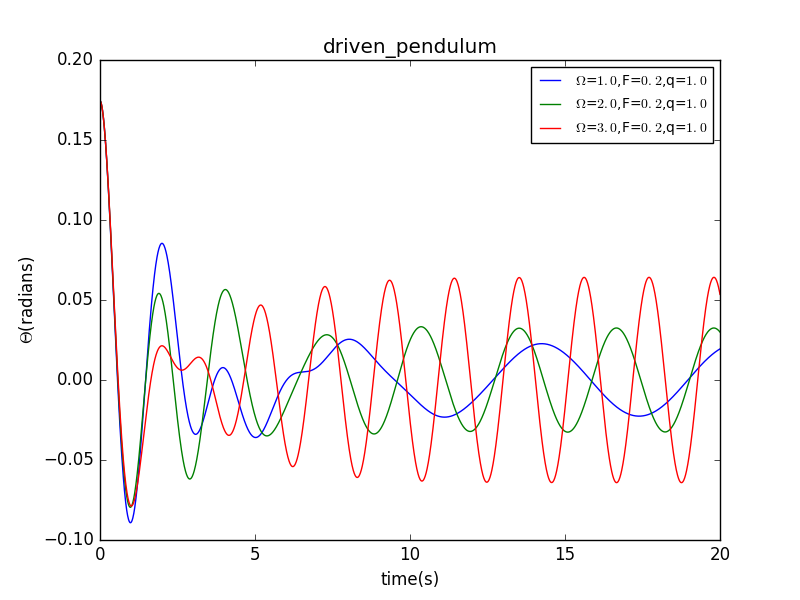

Reproduce this figure in Python.
import math
import matplotlib.pyplot as plt

g=9.8
l=1.0
class driven_pendulum():
    def __init__(self,_omg0,_theta0,_dt,_time,_t0,_q,_FD,_Omega):
        self.omg=[_omg0]
        self.theta=[_theta0]
        self.t=[_t0]
        self.time=_time
        self.dt=_dt
        self.n=int(_time/_dt)
        self.q=_q
        self.FD=_FD
        self.Omega=_Omega
    def calculate(self):
        for i in range(self.n):
            self.omg.append(self.omg[-1]-g/l*self.theta[-1]*self.dt-self.q*self.omg[-1]*self.dt+self.FD*math.sin(self.Omega*self.t[-1])*self.dt)
            self.theta.append(self.theta[-1]+self.omg[-1]*self.dt)
            self.t.append(self.t[-1]+self.dt)
    def plot(self,color,label):
        plt.plot(self.t,self.theta,color,label="$\Omega$=$%.1f$,F=$%.1f$,q=$%.1f$"%(self.Omega,self.FD,self.q))

A=driven_pendulum(0,10*math.pi/180,0.01,20,0,1.0,0.2,1.0)
B=driven_pendulum(0,10*math.pi/180,0.01,20,0,1.0,0.2,2.0)
C=driven_pendulum(0,10*math.pi/180,0.01,20,0,1.0,0.2,3.0)
A.calculate()
B.calculate()
C.calculate()
A.plot('b-',label="$\Omega$=$1.0$,F=$0.1$,q=$1.0$")
B.plot('g-',label="$\Omega$=$2.0$,F=$0.2$,q=$1.0$")
C.plot('r-',label="$\Omega$=$3.0$,F=$0.3$,q=$1.0$")
plt.xlim(0,20)
plt.xlabel("time(s)")
plt.ylabel("$\Theta$(radians)")
plt.title("driven_pendulum")
plt.legend(fontsize=10,loc='best')
plt.savefig("driven_pendulum2.png")

plt.show()
